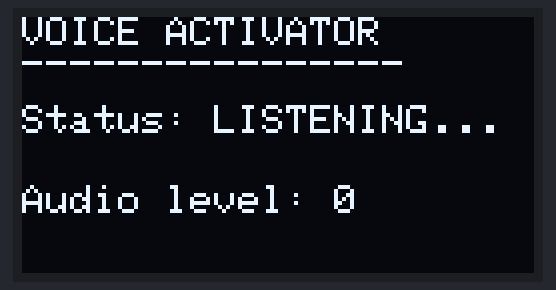
The sketch below on a simulated ESP32. On the bench: 128×64 one-colour display. I2S audio is not simulated (input reads silence); what the sketch prints to the serial monitor is not drawn.

Above: at 0.7 s.

The sketch:

Batch_1_Project_Code.ino
```cpp
#include <Arduino.h>
#include <Wire.h>
#include <math.h>
#include <driver/i2s.h>
#include <Adafruit_GFX.h>
#include <Adafruit_SSD1306.h>

// OLED pins
#define OLED_SDA 8
#define OLED_SCL 9

#define SCREEN_WIDTH 128
#define SCREEN_HEIGHT 64
#define OLED_ADDRESS 0x3C

Adafruit_SSD1306 display(
  SCREEN_WIDTH, SCREEN_HEIGHT, &Wire, -1
);

// INMP441 microphone pins
#define I2S_PORT I2S_NUM_0
#define I2S_BCLK 4
#define I2S_WS   5
#define I2S_DIN  6

#define SAMPLE_RATE 16000
#define BUFFER_SIZE 512

// Adjust after checking Serial Monitor readings
#define SOUND_THRESHOLD 500

int32_t audioBuffer[BUFFER_SIZE];

uint32_t audioLevel = 0;
bool soundDetected = false;

unsigned long soundUntil = 0;
unsigned long lastDisplayUpdate = 0;

void showStatus(const char *status) {
  display.clearDisplay();
  display.setTextColor(SSD1306_WHITE);
  display.setTextSize(1);

  display.setCursor(0, 0);
  display.println("VOICE ACTIVATOR");
  display.println("----------------");

  display.setCursor(0, 22);
  display.print("Status: ");
  display.println(status);

  display.setCursor(0, 42);
  display.print("Audio level: ");
  display.println(audioLevel);

  display.display();
}

bool startMicrophone() {
  i2s_config_t config = {
    .mode = (i2s_mode_t)(
      I2S_MODE_MASTER | I2S_MODE_RX
    ),
    .sample_rate = SAMPLE_RATE,
    .bits_per_sample = I2S_BITS_PER_SAMPLE_32BIT,
    .channel_format = I2S_CHANNEL_FMT_ONLY_LEFT,
    .communication_format = I2S_COMM_FORMAT_STAND_I2S,
    .intr_alloc_flags = ESP_INTR_FLAG_LEVEL1,
    .dma_buf_count = 4,
    .dma_buf_len = BUFFER_SIZE,
    .use_apll = false,
    .tx_desc_auto_clear = false,
    .fixed_mclk = 0
  };

  i2s_pin_config_t pins = {
    .bck_io_num = I2S_BCLK,
    .ws_io_num = I2S_WS,
    .data_out_num = I2S_PIN_NO_CHANGE,
    .data_in_num = I2S_DIN
  };

  if (i2s_driver_install(
        I2S_PORT, &config, 0, nullptr) != ESP_OK) {
    return false;
  }

  if (i2s_set_pin(I2S_PORT, &pins) != ESP_OK) {
    i2s_driver_uninstall(I2S_PORT);
    return false;
  }

  i2s_zero_dma_buffer(I2S_PORT);
  return true;
}

void setup() {
  Serial.begin(115200);
  delay(500);

  // Start OLED
  Wire.begin(OLED_SDA, OLED_SCL);

  if (!display.begin(
        SSD1306_SWITCHCAPVCC, OLED_ADDRESS)) {
    Serial.println("OLED not found!");
    while (true) {
      delay(1000);
    }
  }

  showStatus("STARTING");

  // Start microphone
  if (!startMicrophone()) {
    showStatus("MIC ERROR");
    Serial.println("I2S setup failed!");
    while (true) {
      delay(1000);
    }
  }

  showStatus("LISTENING");

  Serial.println("Voice activator ready.");
  Serial.println("Speak near the microphone.");
}

void loop() {
  size_t bytesRead = 0;

  esp_err_t result = i2s_read(
    I2S_PORT,
    audioBuffer,
    sizeof(audioBuffer),
    &bytesRead,
    portMAX_DELAY
  );

  if (result != ESP_OK || bytesRead == 0) {
    return;
  }

  int samples = bytesRead / sizeof(int32_t);
  uint64_t energy = 0;

  for (int i = 0; i < samples; i++) {
    // Convert the microphone's 24-bit
    // signal in a 32-bit I2S slot.
    int32_t sample = audioBuffer[i] >> 14;

    energy += (uint64_t)(
      (int64_t)sample * sample
    );
  }

  if (samples > 0) {
    audioLevel = (uint32_t)sqrt(
      (double)energy / samples
    );
  }

  // Simple sound-activity detection
  if (audioLevel > SOUND_THRESHOLD) {
    soundDetected = true;
    soundUntil = millis() + 1000;

    Serial.print("Sound detected: ");
    Serial.println(audioLevel);
  }

  if (millis() > soundUntil) {
    soundDetected = false;
  }

  // Refresh OLED every 200 ms
  if (millis() - lastDisplayUpdate >= 200) {
    lastDisplayUpdate = millis();

    if (soundDetected) {
      showStatus("SOUND DETECTED");
    } else {
      showStatus("LISTENING...");
    }

    Serial.print("Audio level: ");
    Serial.println(audioLevel);
  }
}
```
